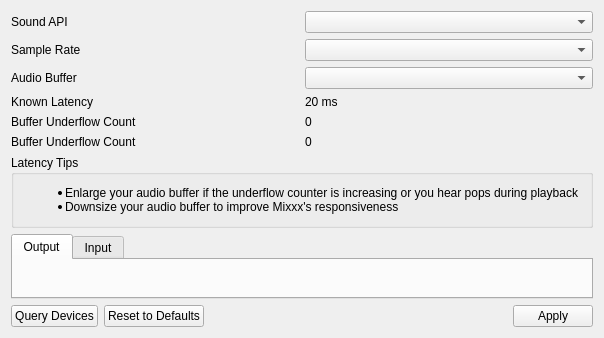
<?xml version="1.0" encoding="UTF-8"?>
<ui version="4.0">
 <class>DlgPrefSoundDlg</class>
 <widget class="QWidget" name="DlgPrefSoundDlg">
  <property name="geometry">
   <rect>
    <x>0</x>
    <y>0</y>
    <width>520</width>
    <height>338</height>
   </rect>
  </property>
  <layout class="QVBoxLayout" name="verticalLayout_2">
   <item>
    <layout class="QVBoxLayout" name="settingsVLayout">
     <item>
      <layout class="QHBoxLayout" name="apiHLayout">
       <item>
        <widget class="QLabel" name="apiLabel">
         <property name="text">
          <string>Sound API</string>
         </property>
         <property name="buddy">
          <cstring>apiComboBox</cstring>
         </property>
        </widget>
       </item>
       <item>
        <widget class="QComboBox" name="apiComboBox"/>
       </item>
      </layout>
     </item>
     <item>
      <layout class="QHBoxLayout" name="sampleRateHLayout">
       <item>
        <widget class="QLabel" name="sampleRateLabel">
         <property name="text">
          <string>Sample Rate</string>
         </property>
         <property name="buddy">
          <cstring>sampleRateComboBox</cstring>
         </property>
        </widget>
       </item>
       <item>
        <widget class="QComboBox" name="sampleRateComboBox"/>
       </item>
      </layout>
     </item>
     <item>
      <layout class="QHBoxLayout" name="audioBufferHLayout">
       <item>
        <widget class="QLabel" name="audioBufferLabel">
         <property name="text">
          <string>Audio Buffer</string>
         </property>
         <property name="buddy">
          <cstring>audioBufferComboBox</cstring>
         </property>
        </widget>
       </item>
       <item>
        <widget class="QComboBox" name="audioBufferComboBox"/>
       </item>
      </layout>
     </item>
     <item>
      <layout class="QHBoxLayout" name="latencyHLayout">
       <item>
        <widget class="QLabel" name="latencyLabel">
         <property name="text">
          <string>Known Latency</string>
         </property>
         <property name="buddy">
          <cstring>audioBufferComboBox</cstring>
         </property>
        </widget>
       </item>
       <item>
        <widget class="QLabel" name="currentLatency">
         <property name="text">
          <string>20 ms</string>
         </property>
        </widget>
       </item>
      </layout>
     </item>
     <item>
      <layout class="QHBoxLayout" name="underflowHLayout">
       <item>
        <widget class="QLabel" name="underfolwLabel">
         <property name="text">
          <string>Buffer Underflow Count</string>
         </property>
         <property name="buddy">
          <cstring>audioBufferComboBox</cstring>
         </property>
        </widget>
       </item>
       <item>
        <widget class="QLabel" name="bufferUnderflowCount">
         <property name="text">
          <string>0</string>
         </property>
        </widget>
       </item>
      </layout>
     </item>
     <item>
      <layout class="QHBoxLayout" name="underflowHLayout">
       <item>
        <widget class="QLabel" name="underfolwLabel">
         <property name="text">
          <string>Buffer Underflow Count</string>
         </property>
        </widget>
       </item>
       <item>
        <widget class="QLabel" name="bufferUnderflowCount">
         <property name="text">
          <string>0</string>
         </property>
        </widget>
       </item>
      </layout>
     </item>
    </layout>
   </item>
   <item>
    <widget class="QGroupBox" name="latencyTipsGroupBox">
     <property name="title">
      <string>Latency Tips</string>
     </property>
     <layout class="QVBoxLayout" name="verticalLayout">
      <item>
       <widget class="QLabel" name="latencyTipsLabel">
        <property name="text">
         <string>&lt;ul&gt;
&lt;li&gt;Enlarge your audio buffer if the underflow counter is increasing or you hear pops during playback&lt;/li&gt;
&lt;li&gt;Downsize your audio buffer to improve Mixxx's responsiveness&lt;/li&gt;
&lt;/ul&gt;</string>
        </property>
       </widget>
      </item>
     </layout>
    </widget>
   </item>
   <item>
    <widget class="QTabWidget" name="ioTabs">
     <property name="currentIndex">
      <number>0</number>
     </property>
     <widget class="QWidget" name="outputTab">
      <attribute name="title">
       <string>Output</string>
      </attribute>
      <layout class="QVBoxLayout" name="outputVLayout">
       <item>
        <spacer name="outputVSpacer">
         <property name="orientation">
          <enum>Qt::Vertical</enum>
         </property>
         <property name="sizeHint" stdset="0">
          <size>
           <width>20</width>
           <height>40</height>
          </size>
         </property>
        </spacer>
       </item>
      </layout>
     </widget>
     <widget class="QWidget" name="inputTab">
      <attribute name="title">
       <string>Input</string>
      </attribute>
      <layout class="QVBoxLayout" name="inputVLayout">
       <item>
        <spacer name="inputVSpacer">
         <property name="orientation">
          <enum>Qt::Vertical</enum>
         </property>
         <property name="sizeHint" stdset="0">
          <size>
           <width>20</width>
           <height>40</height>
          </size>
         </property>
        </spacer>
       </item>
      </layout>
     </widget>
    </widget>
   </item>
   <item>
    <layout class="QHBoxLayout" name="buttonsHLayout">
     <item>
      <widget class="QPushButton" name="queryButton">
       <property name="text">
        <string>Query Devices</string>
       </property>
      </widget>
     </item>
     <item>
      <widget class="QPushButton" name="resetButton">
       <property name="text">
        <string>Reset to Defaults</string>
       </property>
      </widget>
     </item>
     <item>
      <spacer name="buttonsHSpacer">
       <property name="orientation">
        <enum>Qt::Horizontal</enum>
       </property>
       <property name="sizeHint" stdset="0">
        <size>
         <width>40</width>
         <height>20</height>
        </size>
       </property>
      </spacer>
     </item>
     <item>
      <widget class="QPushButton" name="applyButton">
       <property name="text">
        <string>Apply</string>
       </property>
      </widget>
     </item>
    </layout>
   </item>
  </layout>
 </widget>
 <layoutdefault spacing="6" margin="11"/>
 <resources/>
 <connections/>
</ui>
